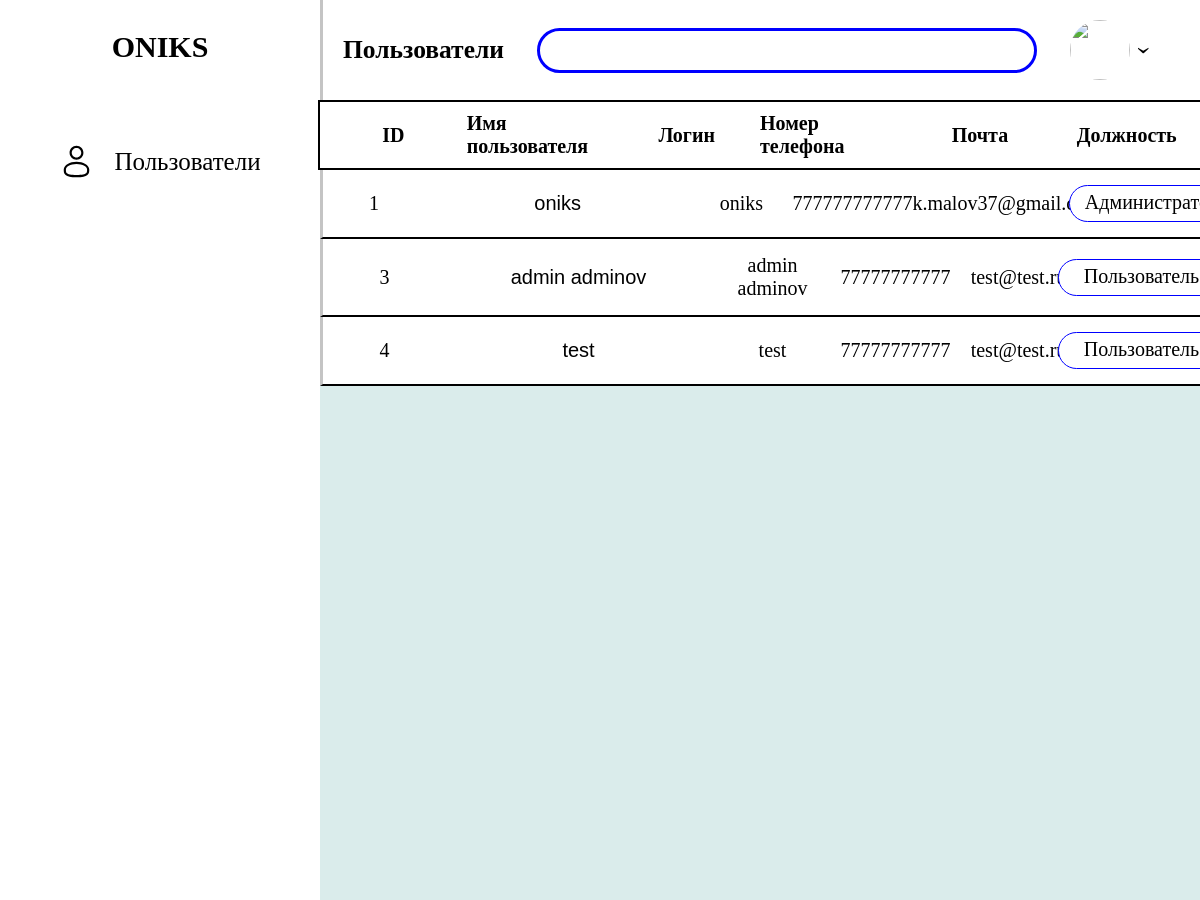
The page /admin/users.php (signed in) on the database its author committed.
### tables this page shows
CREATE TABLE `users` (
  `id` int NOT NULL,
  `username` varchar(256) NOT NULL,
  `number` varchar(15) NOT NULL,
  `email` varchar(256) NOT NULL,
  `password` varchar(256) NOT NULL,
  `role` varchar(256) NOT NULL DEFAULT 'user'
);

### admin/users.php (the view, shortened to what this page needs)
<?
    require ("../core/database.php");
?>
<!DOCTYPE html>
<html lang="ru">
<head>
    <link rel="stylesheet" href="../css/users-admin.css">
    <link rel="stylesheet" href="../css/admin.css">
</head>
<body>
    <main>
        <section class="left-menu">
            <?php require ("../components/admin-menu/left-menu.php") ?>
        </section>
        <section class="menu">
            <header>
                <div class="type"><h2>Пользователи</h2></div>
                <div class="search">
                    <input type="search">
                </div>
                <div class="profile">
                    <img src="../img/avatars/1.png" alt="">
                </div>
            </header>
            <main>
                <div class="description">
                    <p>ID</p>
                    <p>Имя пользователя</p>
                    <p>Логин</p>
                    <p>Номер телефона</p>
                    <p>Почта</p>
                    <p>Должность</p>
                </div>
                <?
                    $admin = mysqli_fetch_all (mysqli_query($db, "SELECT * FROM `users` WHERE `role` LIKE 'admin'"));
                    $user = mysqli_fetch_all (mysqli_query($db, "SELECT * FROM `users` WHERE `role` LIKE 'user'"));
                ?>
                <div class="user-container">
                    <?
                        if (!empty($admin)) {
                            foreach ($admin as $admin) {
                                ?>
                                    <form action="../core/update-admin.php" method="post">
                                        <div class="user">
                                                <label for="id">
                                                    <p><?echo $admin["0"]?></p>
                                            </label>
                                            <input minlength="5" maxlength="32" onchange="submit();" name="username" value="<?echo $admin["1"]?>"></input>
                                            <p name="login"><?echo $admin["1"]?></p>
                                            <p name="number"><?echo $admin["2"]?></p>
                                            <p name="email"><?echo $admin["3"]?></p>
                                            <div class="roles">
                                                <label class="type-btn">
                                                    <p class="type-text" >Администратор</p>
                                                </label>
                                                <label class="type-btn">
                                                </label>
                                            </div>
                                        </div>
                                    </form>
                                <?
                            };
                        };
                                ?>
                                <?
                        if (!empty($user)) {
                            foreach ($user as $user) {
                                ?>
                                    <form action="../core/update-admin.php" method="post">
                                        <div class="user">
                                                <label for="id">
                                                    <p><?echo $user["0"]?></p>
                                            </label>
                                            <input minlength="5" maxlength="32" onchange="submit();" name="username" value="<?echo $user["1"]?>"></input>
                                            <p name="login"><?echo $user["1"]?></p>
                                            <p name="number"><?echo $user["2"]?></p>
                                            <p name="email"><?echo $user["3"]?></p>
                                            <div class="roles">
                                                <label class="type-btn">
                                                    <p class="type-text" > Пользователь</p>
                                                </label>
                                                <label class="type-btn">
                                                </label>
                                            </div>
                                        </div>
                                    </form>
                                <?
                            };
                        };
                    ?>
                </div>
            </main>
        </section>
    </main>
</body>
</html>

### css/users-admin.css (style rules this page uses)
.description { display: grid; grid-template-columns: 1fr 1fr 1fr 1fr 1fr 1fr; justify-content: space-between; align-items: center; justify-items: center; width: 100%; background-color: white; padding: 10px 0; border: 2px solid black; font-size: 20px; font-weight: bold; }
.user-container { width: 100%; height: 100%; text-align: center; overflow-y: auto; overflow-x: hidden; }
form { width: 100%; text-align: center; }
.user { display: grid; grid-template-columns: 1fr 1fr 1fr 1fr 1fr 1fr; justify-content: space-between; align-items: center; justify-items: center; width: 100%; background-color: white; padding: 15px 0px; border-bottom: 2px solid #000000; border-left: 3px solid rgba(0, 0, 0, 0.233); }
.user input { font-size: 20px; cursor: pointer; border: none; outline: none; text-align: center; }
.user p { font-size: 20px; }
.roles { text-align: center; height: 35px; background-color: rgb(255, 255, 255); overflow: hidden; font-size: 30px; border-radius: 20px; border: 1px blue solid; transition: height 0.3s ease; display: flex; flex-direction: column }
.type-text { margin: 5px 0; padding: 0 15px; }

### css/admin.css (style rules this page uses)
* { margin: 0; padding: 0; }
body { overflow: hidden; }
main { display: flex; }
.left-menu { width: 300px; height: 100vh; display: flex; flex-direction: column; align-items: center; padding: 0 50px; }
.menu { width: 100%; }
.menu header { display: flex; align-items: center; height: 100px; padding: 0 70px 0 20px; font-size: 17px; justify-content: space-between; border-left: 3px solid rgba(0, 0, 0, 0.233); }
.search input { width: 500px; height: 45px; outline: none; font-size: 20px; padding: 0 15px; border: 3px solid blue; border-radius: 40px; }
.profile { width: 60px; height: 60px; cursor: pointer; position: relative; }
.profile::before { content: "\203A"; position: absolute; top: 15px; right: -20px; font-size: 27px; transform: rotate(90deg); }
.profile img { width: 100%; height: 100%; object-fit: cover; border-radius: 100%; }
.menu main { background-color: #daeceb; width: 100%; height: 100vh; display: flex; flex-direction: column; align-items: center; }

### rows shown on the page
users: id "1", username "oniks", number "777777777777", email "k.malov37@gmail.com"
users: id "3", username "admin adminov", number "77777777777", email "test@test.ru"
users: id "4", username "test", number "77777777777", email "test@test.ru"
